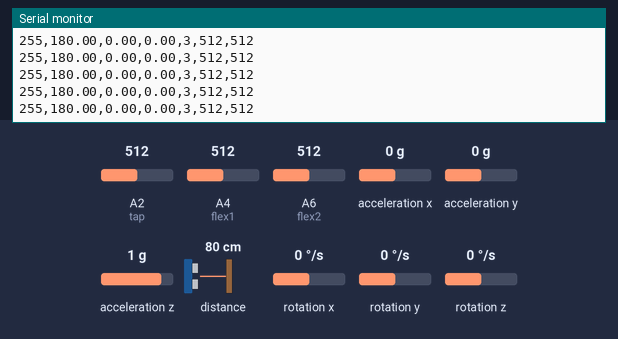
The sketch below on a simulated Arduino Nano 33 BLE. On the bench: the last lines printed to the serial monitor. Inputs (shaded band) come from the test bench; at power-on: acceleration x 0 g, A6 (flex2) = 512, A4 (flex1) = 512, acceleration y 0 g, A2 (tap) = 512, acceleration z 1 g, distance to the obstacle 80 cm, rotation x 0 °/s, rotation y 0 °/s, rotation z 0 °/s.

Above: at 1.2 s.
1.3 s: acceleration x set to -1.4 g
At 2.2 s:
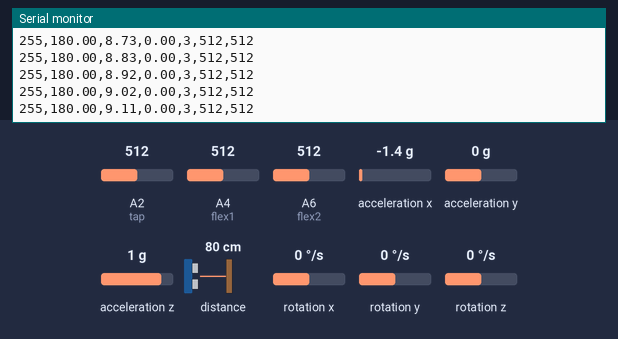
2.8 s: acceleration x set to 0 g
At 3.6 s:
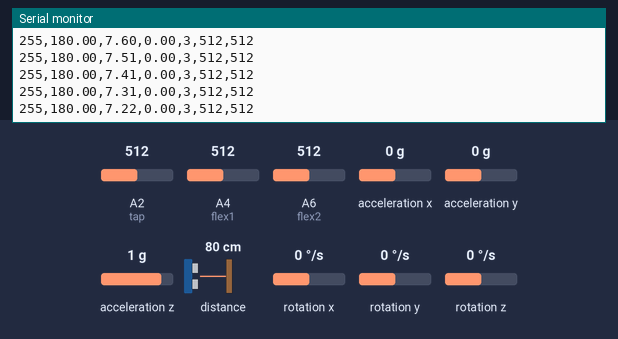
5.8 s: A6 (flex2) set to 716
At 6.3 s:
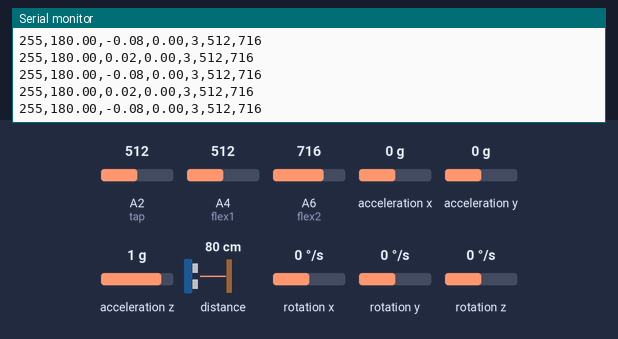
7.3 s: A4 (flex1) set to 716
At 8.0 s:
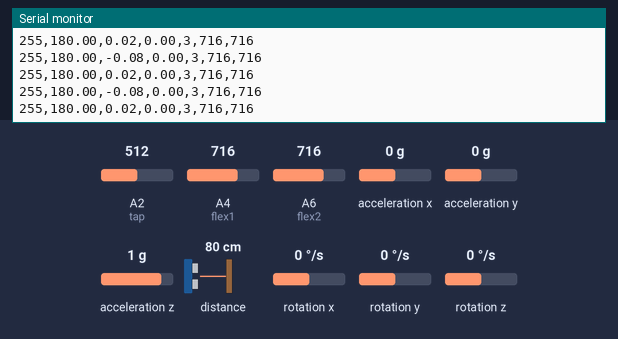
8.8 s: acceleration y set to 0.8 g
At 9.5 s:
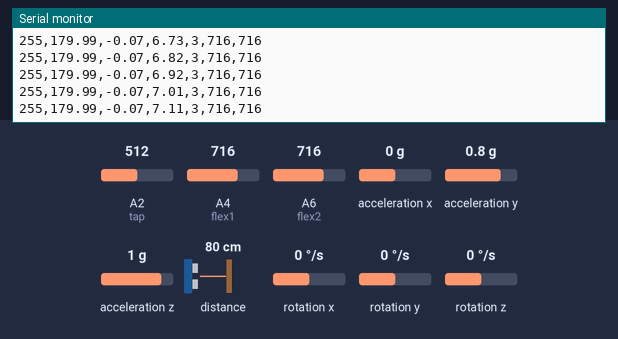
11.8 s: A2 (tap) set to 190
At 12.4 s:
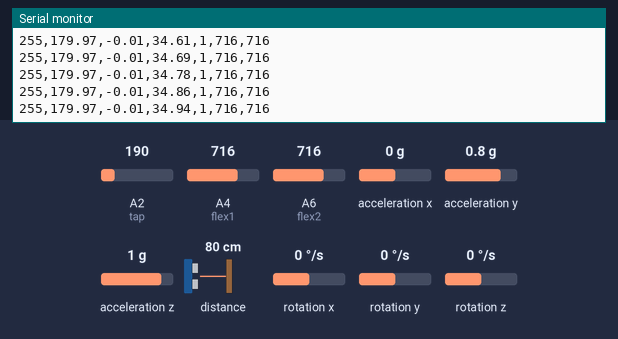
Timing chart, 0 to 14.3 s (numbered marks = the images above; inputs shaded):
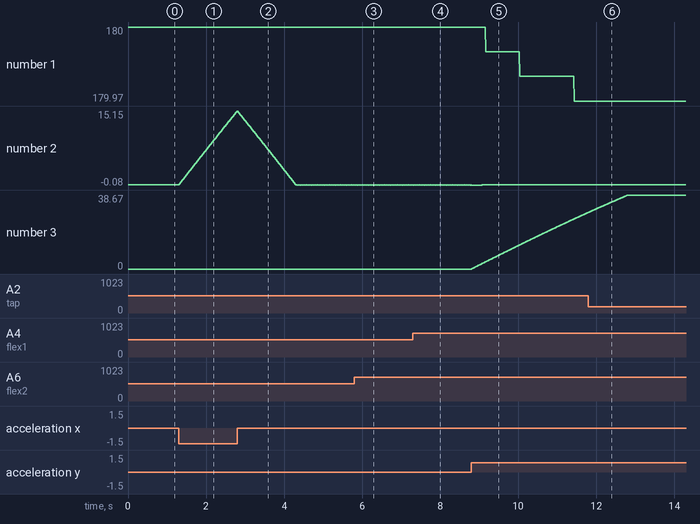

Measured:
- after the input at 1.3 s, the serial monitor: prints a new line at once (image 1)
- after the input at 7.3 s, the serial monitor: prints a new line at once (image 4)
- after the input at 8.8 s, the serial monitor: prints a new line at once (image 5)
- plotted number 1: 180 → 179.97 after the input at 8.8 s
- plotted number 2: 0 → 15.06 after the input at 1.3 s, -0.08 → -0.02 after the input at 8.8 s
- plotted number 3: 0 → 29.57 after the input at 8.8 s

The sketch:

DanceGlove_Right.ino
```cpp
//This code collects data from the onboard IMU and proximity sensor,
// as well as from the thumb/tab sensor,
// and the two flex sensors on the index and middle fingers.
// This code is meant for the right hand glove.

#include "Arduino_LSM9DS1.h" // include the libary for the IMU
#include "MadgwickAHRS.h" // include the Madgwick library
#include "Arduino_APDS9960.h" // include the library for the gesture sensor

//initalize a Madgwick filter:
Madgwick filter;
//sensor's sample rate is fixed at 119 Hz:
const float sensorRate = 119.00;

//values for orientation:
float roll = 0.0;
float pitch = 0.0;
float heading = 0.0;

//value for proximity
int proximity = 0;

//values for tap sensor
const int tap = A2; // pin assigned to read taps via thumb
int valtap = 0;
int tapID = 0;

//values for flex sensors
const int flex1 = A4; // pin assigned to read flexing of index finger
const int flex2 = A6; // pin assigned to read flexing of middle finger
int valflex1 = 0;
int valflex2 = 0;
int f1ID = 0;
int f2ID = 0;


void setup() {
  Serial.begin(9600);

  //declare pin modes
  pinMode(tap, INPUT);
  pinMode(flex1, INPUT);
  pinMode(flex2, INPUT);

  //attempt to start the IMU:
 if (!IMU.begin()) {
   Serial.println("Failed to initialize IMU");
    //stop here if you can't access the IMU:
  //  while(true);
  }
  // attempt to start the gesture sensor
  if (!APDS.begin()) {
  Serial.println("Error initializing APDS9960 sensor!");
    }

  //start the filter to run at the sample rate:
  filter.begin(sensorRate);

  Serial.print("proximity");
  Serial.print(",");
  Serial.print("heading");
  Serial.print(",");
  Serial.print("pitch");
  Serial.print(",");
  Serial.print("roll");
  Serial.print(",");
  Serial.print("tap");
  Serial.print(",");
  Serial.print("flex1");
  Serial.print(",");
  Serial.println("flex2");

}

void loop() {
  //values for tap and flex sensors:
  valtap = analogRead(tap);
  valflex1 = analogRead(flex1);
  valflex2 = analogRead(flex2);

  //values for acceleration and rotation:
  float xAcc, yAcc, zAcc;
  float xGyro, yGyro, zGyro;

  //check if the IMU and proximity sensor is ready to read
  if(IMU.accelerationAvailable() && IMU.gyroscopeAvailable() && APDS.proximityAvailable()) {
    //read accelerometer, gyrometer and proximity:
    IMU.readAcceleration(xAcc, yAcc, zAcc);
    IMU.readGyroscope(xGyro, yGyro, zGyro);
    APDS.readProximity(); // 0 => close, 255 => far, -1 => error

    //update the filter, which computes orientation:
    filter.updateIMU(xGyro, yGyro, zGyro, xAcc, yAcc, zAcc);

    //print the heading, pitch, and roll
    roll = filter.getRoll();
    pitch = filter.getPitch();
    heading = filter.getYaw();

    //print proximity
    proximity = APDS.readProximity();

    //determine value of tap
      if(valtap >= 200) { tapID = 3; //both
      }
      else if(valtap > 100 && valtap < 200) { tapID = 1; //index
      }
      else if(valtap > 10 && valtap < 100) { tapID = 2; // middle
      }
      else if(valtap < 10) { tapID = 0; //neither
      }
 }

    //print the results:
    Serial.print(proximity);
    Serial.print(",");
    Serial.print(heading);
    Serial.print(",");
    Serial.print(pitch);
    Serial.print(",");
    Serial.print(roll);
    Serial.print(",");
    Serial.print(tapID);
    Serial.print(",");
    Serial.print(valflex1);
    Serial.print(",");
    Serial.println(valflex2);

}
```
